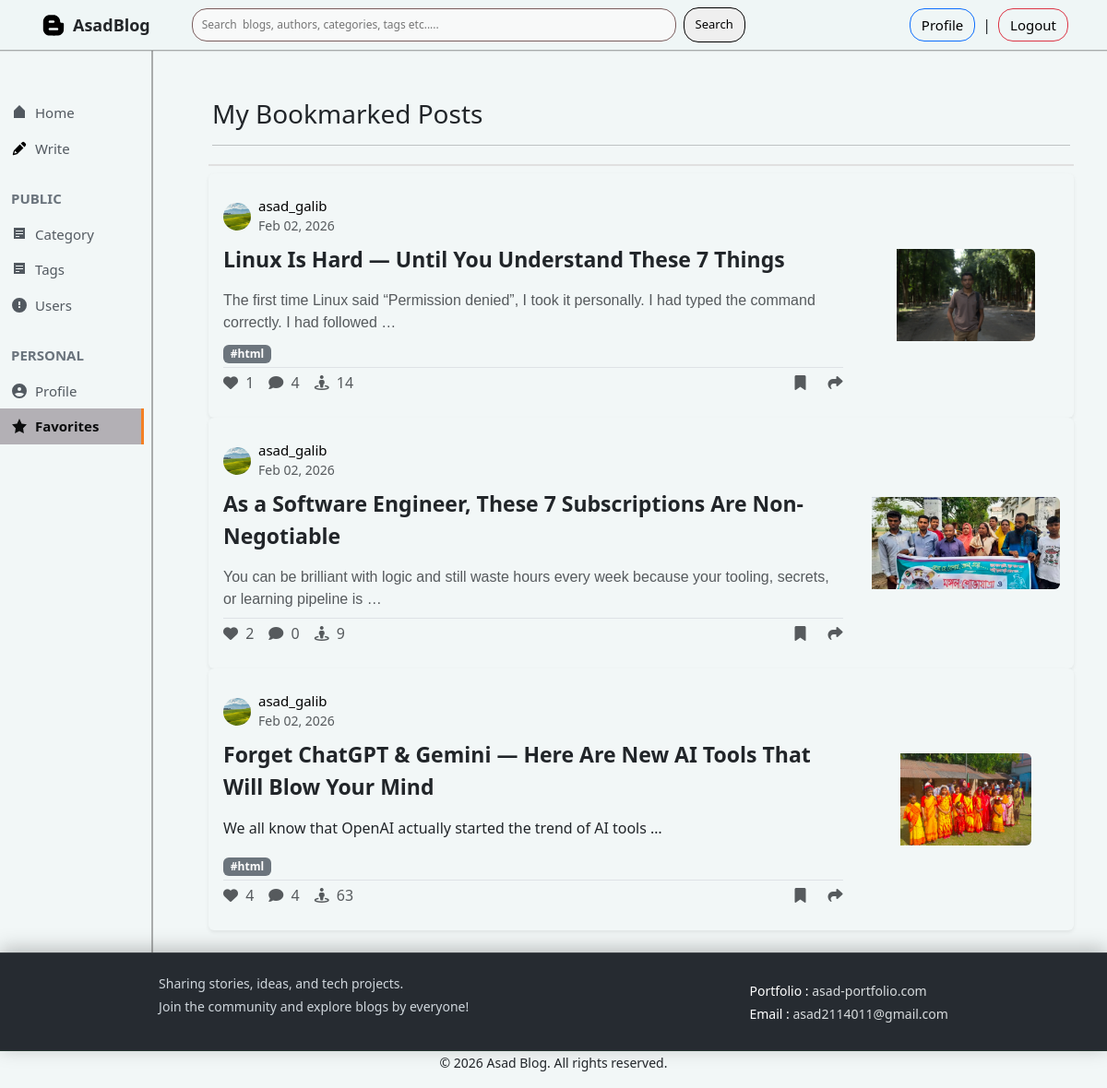
/favourite_posts/ (signed in), run on the app's committed database.
### posts/models.py (models this page shows, shortened)
class Bookmark(models.Model):
    post=models.ForeignKey(Post,on_delete=models.CASCADE,related_name='bookmarks')
    user=models.ForeignKey(Author,on_delete=models.CASCADE,related_name='bookmarks_user')
    created_at=models.DateTimeField(auto_now_add=True)
    class Meta:
        unique_together=('post','user')
        ordering=['-created_at']

class Post(models.Model):
    title=models.CharField(max_length=200)
    slug=models.SlugField(max_length=250,unique=True,blank=True)
    content=HTMLField()
    post_image=models.ImageField(upload_to='posts/',blank=True,null=True)
    view_count=models.PositiveIntegerField(default=0)
    catagory=models.ForeignKey(catagory,on_delete=models.PROTECT,related_name='posts')
    author=models.ForeignKey(Author,on_delete=models.CASCADE,related_name='posts')
    tags=models.ManyToManyField(Tag,blank=True,related_name='posts')
    created_at=models.DateTimeField(auto_now_add=True)
    updated_at=models.DateTimeField(auto_now=True)
    class Meta:
        ordering=['-created_at']

### author/models.py (models this page shows, shortened)
class Author(models.Model):
    user=models.OneToOneField(User,on_delete=models.CASCADE,related_name="author_profile")
    name=models.CharField(max_length=100)
    slug=models.SlugField(max_length=120,unique=True,blank=True)
    bio=models.TextField()
    email=models.EmailField(max_length=100)
    profile_image=models.ImageField(upload_to='authors/',blank=True,null=True)
    created_at=models.DateTimeField(auto_now_add=True)

### catagories/models.py (models this page shows, shortened)
class Tag(models.Model):
    name=models.CharField(max_length=50,unique=True)
    slug=models.SlugField(max_length=60,unique=True,blank=True)
    created_at=models.DateTimeField(auto_now_add=True)
    class Meta:
        ordering=['name']

### blog_project/views.py (the view)
# urls.py: path('favourite_posts/',views.favourites,name='favourite_posts'),
@login_required
def favourites(request):
    author=request.user.author_profile
    bookmarks=Bookmark.objects.filter(user=author).select_related('post__author', 'post__catagory').prefetch_related('post__tags')
    paginator=Paginator(bookmarks, 5)
    page_num=request.GET.get('page')
    page_obj=paginator.get_page(page_num)
    context={
        'data':page_obj,
        'page_obj':page_obj,
    }
    return render(request,'favourites.html',context)

### templates/favourites.html (shortened to what this page needs)
{% extends 'base.html' %}
{% load static %}
{% block content %}
<div class="home-container m-0">
    <div class="container-fluid py-4">
        <div class="row">
            <div class="col-12">
                <div class="header mb-2 p-1"
                    style="background-color: #f2f7f7;border-bottom: 2px solid #e0e0e0; padding: 15px 0;">
                    <h3> My Bookmarked Posts </h3>
                    <hr>
                </div>
                {% for bookmark in data %}
                <div class="card shadow-sm border-0 post-card" style="padding: 10px 0px; background-color: #f2f7f7;">
                    <div class="row g-0">
                        {% if bookmark.post.post_image %}
                        <div class="col-md-9">
                            {% else %}
                            <div class="col-md-12">
                                {% endif %}
                                <div class="card-body p-3">
                                    <div class="post-header d-flex justify-content-between">
                                        <div class="d-flex align-items-center mb-2">
                                            {% if bookmark.user.profile_image %}
                                            <img src="{{ bookmark.user.profile_image.url }}" class="rounded-circle me-2"
                                                alt="{{ post.author.name }}" width="30" height="30"
                                                style="object-fit: cover;">
                                            {% else %}
                                            <div class="rounded-circle bg-primary text-white d-flex align-items-center justify-content-center me-2"
                                                style="width: 30px; height: 30px; font-weight: bold;">
                                                {{ bookmark.post.author.name|first|upper }}
                                            </div>
                                            {% endif %}
                                            <div>
                                                <a href="#" style="text-decoration: none; color: black;">
                                                    <h6 class="mb-0" style="font-size: 15px;">{{ bookmark.post.author.name }}
                                                    </h6>
                                                </a>
                                                <small class="text-muted">
                                                    {{bookmark.post.created_at|date:'M d, Y'}}
                                                </small>
                                            </div>
                                        </div>
                                    </div>
                                    <div class=" mb-2">
                                        <div class="d-flex align-items-center justify-content-between gap-1 ">
                                            <a href="{% url 'post_details' bookmark.post.slug %}"
                                                class="text-decoration-none text-dark card-title "
                                                style="font-size: 23px; font-weight: bold;">
                                                {{ bookmark.post.title }}
                                            </a>
                                        </div>
                                    </div>
                                    <p class="card-text text-muted mb-2"
                                        style="font-family: Arial, Helvetica, sans-serif;">
                                        {{bookmark.post.content|safe|truncatewords_html:20}}
                                    </p>
                                    <div class="mb-1">
                                        {% for tag in bookmark.post.tags.all %}
                                        <span class="badge bg-secondary me-1">#{{ tag.name }}</span>
                                        {% endfor %}
                                    </div>
                                    <div class="d-flex justify-content-between align-items-center pt-1 border-top">
                                        <div class="d-flex gap-3">
                                            <a href="{% url 'post_details' bookmark.post.slug%}"
                                                class="text-decoration-none text-muted interaction-link like-btn">
                                                <i class="fa-solid fa-heart"></i>
                                                <span class="ms-1">{{ bookmark.post.likes.count }}</span>
                                            </a>
                                            <a href="{% url 'post_details' bookmark.post.slug%}"
                                                class="text-decoration-none text-muted interaction-link comment-btn">
                                                <i class="fa-solid fa-comment"></i>
                                                <span class="ms-1">{{ bookmark.post.comments.count }}</span>
                                            </a>
                                            <a href="{% url 'post_details' bookmark.post.slug%}" class="text-muted text-decoration-none view-btn">
                                                <i class="fa-solid fa-street-view"></i>
                                                <span class="ms-1">{{ bookmark.post.view_count }}</span>
                                            </a>
                                        </div>
                                        <div class="d-flex gap-4">
                                            <a href="{% url 'post_details' bookmark.post.slug%}" class="text-decoration-none text-muted interaction-link bookmark-btn">
                                                <i class="fa-solid fa-bookmark"></i>
                                            </a>
                                            <div class="dropdown">
                                                <a href="#" class="text-decoration-none text-muted interaction-link share-btn"
                                                    data-bs-toggle="dropdown" aria-expanded="false">
                                                    <i class="fa-solid fa-share"></i>
                                                </a>
                                            </div>
                                        </div>
                                    </div>
                                </div>
                            </div>
                            {% if bookmark.post.post_image %}
                            <div class="col-md-3 d-flex align-items-center justify-content-center post_image_lg">
                                <img src="{{ bookmark.post.post_image.url }}" class="img-fluid rounded-end  object-fit-cover"
                                    alt="No image" style="max-height: 100px; min-height: 100px;">
                            </div>
                            {% endif %}
                        </div>
                    </div>
                    {% empty %}
                    <div class="text-center py-5">
                        <p class="text-muted">No posts available{% if selected_category %} in this category{% endif %}.
                        </p>
                    </div>
                    {% endfor %}
                </div>
            </div>
        </div>
    </div>
</div>
{% endblock%}

### static/css/base.css (style rules this page uses)
html { overflow-y: scroll; }
body { background-color: #f2f7f7; margin: 0; display: flex; flex-direction: column; min-height: 100vh; }

### static/css/home.css (style rules this page uses)
.post-card { transition: transform 0.2s, box-shadow 0.2s; }
.object-fit-cover { object-fit: cover; }

### data on the page
Bookmark: user.profile_image (picture), post.author.name "asad_galib", post.created_at "Feb 02, 2026", post "Linux Is Hard — Until You Understand These 7 Things", post.content "The first time Linux said “Permission denied”, I took it personally. I had typed the command correctly. I had followed …", post.likes.count "1", post.comments.count "4", post.view_count "14", post.post_image (picture)
Tag: name "html"
Bookmark: user.profile_image (picture), post.author.name "asad_galib", post.created_at "Feb 02, 2026", post "As a Software Engineer, These 7 Subscriptions Are Non-Negotiable", post.content "You can be brilliant with logic and still waste hours every week because your tooling, secrets, or learning pipeline is …", post.likes.count "2", post.comments.count "0", post.view_count "9", post.post_image (picture)
Bookmark: user.profile_image (picture), post.author.name "asad_galib", post.created_at "Feb 02, 2026", post "Forget ChatGPT & Gemini — Here Are New AI Tools That Will Blow Your Mind", post.content "We all know that OpenAI actually started the trend of AI tools …", post.likes.count "4", post.comments.count "4", post.view_count "63", post.post_image (picture)
